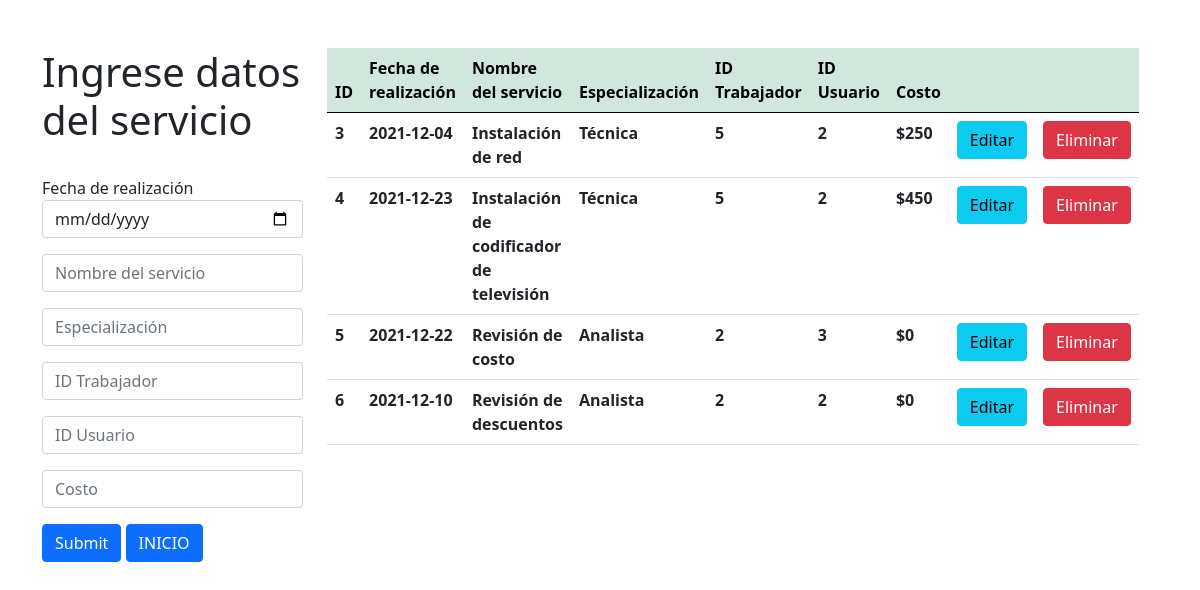
The app's page /crud_servicio/servicio.php with its own data.
### tables this page shows
CREATE TABLE `servicio` (
  `id_servicio` int(11) NOT NULL,
  `fecha_realizacion` date NOT NULL,
  `nombre_servicio` varchar(250) NOT NULL,
  `especializacion` longtext NOT NULL,
  `id_trabajadorServicio` int(11) NOT NULL,
  `id_usuarioServicio` int(11) NOT NULL,
  `costo` varchar(50) NOT NULL
);

### crud_servicio/servicio.php (the view, shortened to what this page needs)
<?php
    $con = conectar();
    $sql = "SELECT * FROM servicio";
    $query = mysqli_query($con, $sql);
?>
<!DOCTYPE html>
<html lang="en">
<head>
    <link href="css/style.css" rel="stylesheet">
    <link href="https://cdn.jsdelivr.net/npm/bootstrap@5.0.0-beta1/dist/css/bootstrap.min.css" rel="stylesheet">
</head>
    <body>
        <div class="container mt-5">
            <div class="row">
                <div class="col-md-3">
                    <h1>Ingrese datos del servicio</h1><br>
                    <form action="insertar.php" method="POST">
                        <label for="" >Fecha de realización</label>
                        <input type="date" class="form-control mb-3" name="fecha_realizacion" placeholder="Fecha de realización">
                        <input type="text" class="form-control mb-3" name="nombre_servicio" placeholder="Nombre del servicio">
                        <input type="text" class="form-control mb-3" name="especializacion" placeholder="Especialización">
                        <input type="text" class="form-control mb-3" name="id_trabajadorServicio" placeholder="ID Trabajador">
                        <input type="text" class="form-control mb-3" name="id_usuarioServicio" placeholder="ID Usuario">
                        <input type="text" class="form-control mb-3" name="costo" placeholder="Costo">
                        <input type="submit" class="btn btn-primary">
                        <a href="../index.php" class="btn btn-primary">INICIO</a>
                    </form>
                </div>
                <div class="col-md-8">
                    <table class="table">
                        <thead class="table-success table-striped">
                            <tr>
                                <th>ID</th>
                                <th>Fecha de realización</th>
                                <th>Nombre del servicio</th>
                                <th>Especialización</th>
                                <th>ID Trabajador</th>
                                <th>ID Usuario</th>
                                <th>Costo</th>
                                <th></th>
                                <th></th>
                            </tr>
                        </thead>
                        <tbody>
                            <?php
                                while ($row = mysqli_fetch_array($query)) {
                                    ?>
                                        <tr>
                                            <th><?php echo $row['id_servicio'] ?></th>
                                            <th><?php echo $row['fecha_realizacion'] ?></th>
                                            <th><?php echo $row['nombre_servicio'] ?></th>
                                            <th><?php echo $row['especializacion'] ?></th>
                                            <th><?php echo $row['id_trabajadorServicio'] ?></th>
                                            <th><?php echo $row['id_usuarioServicio'] ?></th>
                                            <th><?php echo $row['costo'] ?></th>
                                            <th><a href="actualizar.php?id=<?php echo $row['id_servicio'] ?>" class="btn btn-info">Editar</a></th>
                                            <th><a href="delete.php?id=<?php echo $row['id_servicio'] ?>" class="btn btn-danger">Eliminar</a></th>
                                        </tr>
                                    <?php
                                }
                            ?>
                        </tbody>
                    </table>
                </div>
            </div>
        </div>
    </body>
</html>

### style.css (style rules this page uses)
* { -webkit-box-sizing: border-box; -moz-box-sizing: border-box; box-sizing: border-box; margin:0px; padding:0px; }
body { background:#f2f2f2; color:#333; font-family:Arial, helvetica, sans-serif; }
a { text-decoration: none; color:#F24C27; }

### records on screen
servicio: id_servicio "3", fecha_realizacion "2021-12-04", nombre_servicio "Instalación de red", especializacion "Técnica", id_trabajadorServicio "5", id_usuarioServicio "2", costo "$250"
servicio: id_servicio "4", fecha_realizacion "2021-12-23", nombre_servicio "Instalación de codificador de televisión", especializacion "Técnica", id_trabajadorServicio "5", id_usuarioServicio "2", costo "$450"
servicio: id_servicio "5", fecha_realizacion "2021-12-22", nombre_servicio "Revisión de costo", especializacion "Analista", id_trabajadorServicio "2", id_usuarioServicio "3", costo "$0"
servicio: id_servicio "6", fecha_realizacion "2021-12-10", nombre_servicio "Revisión de descuentos", especializacion "Analista", id_trabajadorServicio "2", id_usuarioServicio "2", costo "$0"
